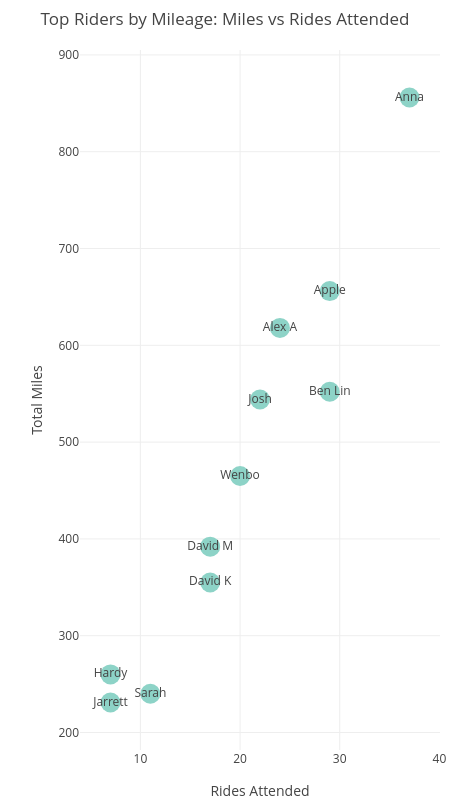

Here is the notebook cell this chart was saved with:
### Code cell
top10 = mileage_leaderboard.nlargest(11, 'total_miles')

fig_mileage_leaderboard = px.scatter(
    top10,
    x='rides_attended',
    y='total_miles',
    text='rider',
    title='Top Riders by Mileage: Miles vs Rides Attended',
    labels={
        'rides_attended': 'Rides Attended',
        'total_miles': 'Total Miles'
    }
)

fig_mileage_leaderboard.update_layout(
    title_x=0.5,
    width=450,
    height=800,
)
fig_mileage_leaderboard.update_traces(
    textposition='middle center',
    marker=dict(size=20)
)
fig_mileage_leaderboard.show()

### Figure 1 — Plotly figure (JSON) as saved in the notebook; plotly's stock layout.template omitted (floating-point values rounded to 4 significant figures)
{"data": [{"hovertemplate": "Rides Attended=%{x}<br>Total Miles=%{y}<br>rider=%{text}<extra></extra>", "legendgroup": "", "marker": {"color": "rgb(141,211,199)", "size": 20, "symbol": "circle"}, "mode": "markers+text", "name": "", "orientation": "v", "showlegend": false, "text": ["Anna", "Apple", "Alex A", "Ben Lin", "Josh", "Wenbo", "David M", "David K", "Hardy", "Sarah", "Jarrett"], "textposition": "middle center", "type": "scatter", "x": [37, 29, 24, 29, 22, 20, 17, 17, 7, 11, 7], "xaxis": "x", "y": [856, 656, 618, 552, 544, 465, 392, 355, 260, 240, 231], "yaxis": "y"}], "layout": {"height": 800, "legend": {"tracegroupgap": 0}, "title": {"text": "Top Riders by Mileage: Miles vs Rides Attended", "x": 0.5}, "width": 450, "xaxis": {"anchor": "y", "domain": [0, 1], "title": {"text": "Rides Attended"}}, "yaxis": {"anchor": "x", "domain": [0, 1], "title": {"text": "Total Miles"}}}}
